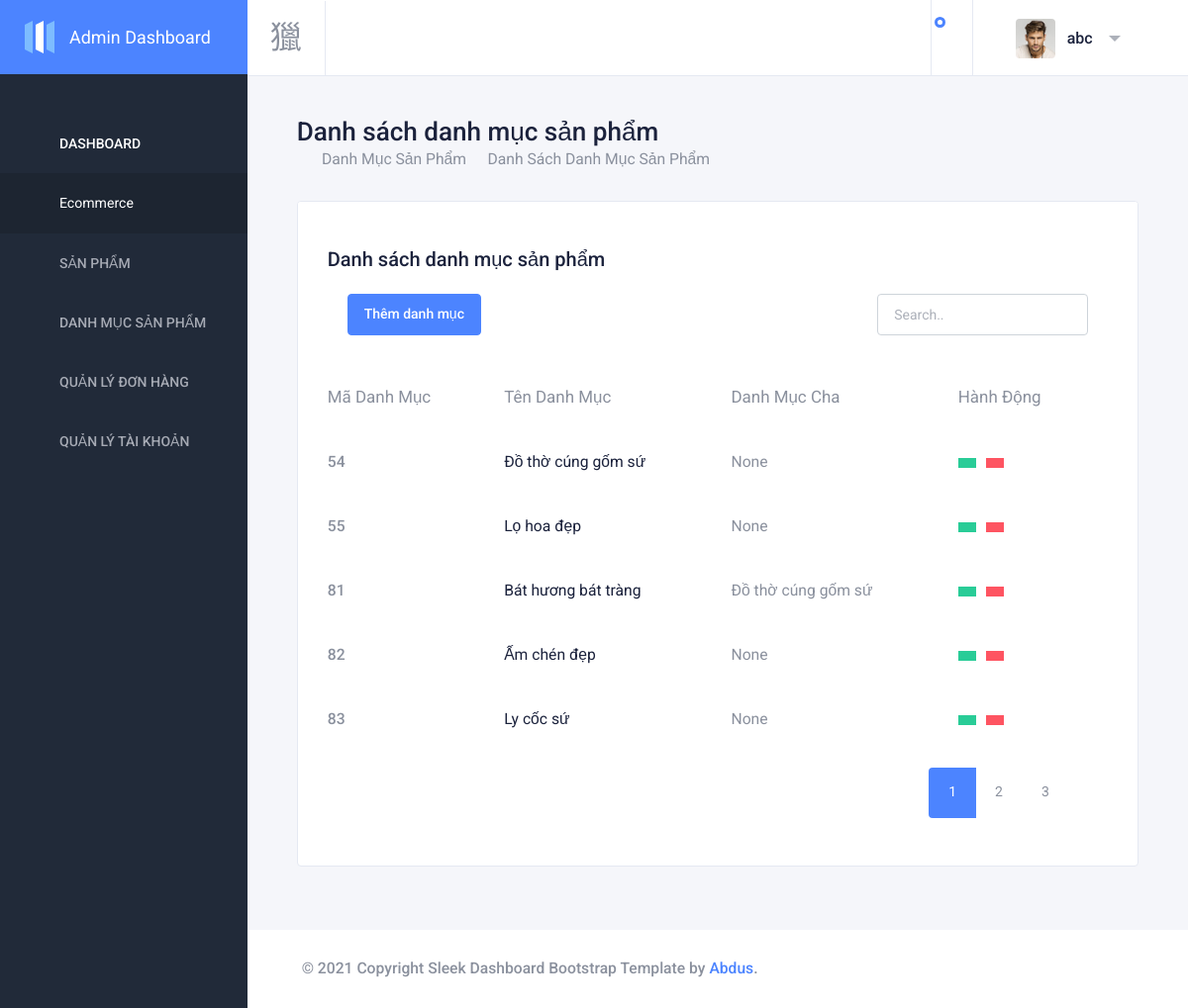
Page /admincategory (signed in) on the committed database.
### tables this page shows
CREATE TABLE `product_category` (
  `cat_id` int(3) NOT NULL,
  `cat_name` varchar(255) NOT NULL,
  `parent_id` int(3) NOT NULL
);

### controllers/BaseController.php (called while the page is built, shortened)
<?php
class BaseController
{
    function render($file, $data = array())
    {
        $view_file =  'views/' . $this->folder . '/' . $file . '.php';
        if (is_file($view_file)) {
            extract($data);
            require_once($view_file);
        } else {
            header('Location: ./NotFoundController');
        }
    }
}

### controllers/AdminCategoryController.php (called while the page is built, shortened)
<?php
require_once('controllers/BaseController.php');
class AdminCategoryController extends BaseController
{
    public function index($name = 'page', $page = 1)
    {
        if ($name == 'page') {
            $catModel = new AdminCategoryModel;
            $data = $catModel->getAllCategory($page, 5);
            $this->render(
                'index',
                $data
            );
        } else {
            header("Location: http://" . $_SERVER['HTTP_HOST'] . "/gomsu_shop/NotFoundController");
        }
    }
}

### core/App.php (called while the page is built, shortened)
<?php
class App
{
    protected $method = 'index';
    public function __construct()
    {
        $url = $this->parseUrl();
        if (isset($url[0])) {
            if (file_exists('controllers/' . $url[0] . 'Controller.php')) {
                unset($url[0]);
            } else {
                $this->controller = "NotFoundController";
            }
        }
        $controllerObject = new $this->controller;
        $this->params = $url ? array_values($url) : [];
        call_user_func_array(array($controllerObject, $this->method), $this->params);
    }
    public function parseUrl()
    {
        if (isset($_GET['url'])) {
            return explode('/', filter_var(rtrim($_GET['url'], '/'), FILTER_SANITIZE_URL));
        }
    }
}

### index.php (called while the page is built, shortened)
<?php
require('./core/App.php');
$router = new App();

### models/AdminModel.php (called while the page is built, shortened)
<?php
require_once 'BaseModel.php';
require_once './core/Database.php';
class AdminModel extends BaseModel
{
    public static function getDataAdmin($adminId)
    {
        $db = new DB;
        $conn = $db->connect();
        $sql = "select name,email,avatar_img from admin where admin_id = '${adminId}'";
        $result = mysqli_query($conn, $sql);
        return mysqli_fetch_array($result);
    }
}

### models/BaseModel.php (called while the page is built, shortened)
<?php
require_once(ROOT . '/core/Database.php');
class BaseModel extends DB
{
    public $conn;
    function __construct()
    {
        $this->conn = $this->connect();
    }
    function all($table, $select = ['*'], $orderBys = [], $limit = 15)
    {
        $columns = implode(',', $select);
        $orderByString = implode(' ', $orderBys);
        if ($orderByString) {
            $sql = "SELECT ${columns} FROM ${table} ORDER BY ${orderByString} LIMIT ${limit}";
        } else {
            $sql = "SELECT ${columns} FROM ${table} LIMIT ${limit}";
        }
        $query = $this->_query($sql);
        $data = [];
        while ($row = mysqli_fetch_assoc($query)) {
            array_push($data, $row);
        }
        return $data;
    }
    public function _query($sql)
    {
        return mysqli_query($this->conn, $sql);
    }
}

### core/Database.php (called while the page is built, shortened)
<?php
class DB
{
    public function connect()
    {
        $this->connect = mysqli_connect(self::HOST, self::USERNAME, self::PASSWORD, self::DB_NAME);
        mysqli_set_charset($this->connect, "utf8");
        if (mysqli_connect_errno() === 0) {
            return $this->connect;
        }
        return false;
    }
}

### models/AdminCategoryModel.php (called while the page is built, shortened)
<?php
require_once 'BaseModel.php';
class AdminCategoryModel extends BaseModel
{
    function getAllCategory($page = 1, $limit = 1000)
    {
        $start_from = ($page - 1) * $limit;
        $sqlLimit = $start_from . ',' . $limit;
        $dataArr = $this->all(self::TABLE, ['*'], [], $sqlLimit);
        $dataArr = array_map(function ($item) {
            $sql = "Select * From product_category Where cat_id = $item[parent_id]";
            $result = $this->_query($sql);
            $result = mysqli_fetch_assoc($result);
            if (!empty($result['cat_name'])) {
                $item['parent_name'] = $result['cat_name'];
            }
            return $item;
        }, $dataArr);
        return $dataArr;
    }
    public static function totalRecords()
    {
        $db = new DB;
        $conn = $db->connect();
        $sql = "SELECT COUNT(*) FROM " . self::TABLE;
        $result = mysqli_query($conn, $sql);
        $row = mysqli_fetch_array($result);
        return $row[0];
    }
}

### views/admin_category/index.php (the view, shortened to what this page needs)
<?php
include_once('views/layouts/admin_header.php');
?>
<div class="content-wrapper">
    <div class="content">
        <div class="breadcrumb-wrapper">
            <h1>Danh sách danh mục sản phẩm</h1>
            <nav aria-label="breadcrumb">
                <ol class="breadcrumb p-0">
                    <li class="breadcrumb-item">
                        Danh mục sản phẩm
                    </li>
                    <li class="breadcrumb-item" aria-current="page">Danh sách danh mục sản phẩm</li>
                </ol>
            </nav>
        </div>
        <div class="row">
            <div class="col-12">
                <div class="card card-table-border-none" id="recent-orders">
                    <div class=" card-header justify-content-between ">
                        <h2>Danh sách danh mục sản phẩm</h2>
                    </div>
                    <div class="row mt-2">
                        <div class="col-8 ">
                            <div style="margin-left: 50px">
                                <a type="button" href="admincategory/add" class="btn btn-primary ml-auto">Thêm danh
                                    mục</a>
                            </div>
                        </div>
                        <div class="col-4">
                            <div style="margin-right: 50px">
                                <input class="form-control" id="myInput" type="text" placeholder="Search..">
                            </div>
                        </div>
                    </div>
                    <div class="card-body pt-0 pb-5">
                        <table class=" table card-table table-responsive table-responsive-large " style="width: 100%">
                            <thead>
                                <tr>
                                    <th>Mã Danh Mục</th>
                                    <th>Tên Danh Mục</th>
                                    <th class=" d-md-table-cell ">
                                        Danh Mục Cha
                                    </th>
                                    <th>Hành Động</th>
                                </tr>
                            </thead>
                            <tbody>
                                <?php foreach ($data as $category) : ?>
                                <tr>
                                    <td><?php echo $category['cat_id'] ?></td>
                                    <td class=" text-dark  d-md-table-cell ">
                                        <?php echo $category['cat_name'] ?>
                                    </td>
                                    <td class=" d-md-table-cell ">
                                        <?php
                                            if ($category['parent_id'] == 0) {
                                                echo "None";
                                            } else {
                                                echo $category['parent_name'];
                                            }
                                            ?>
                                    </td>
                                    <td>
                                        <a type="button" href="admincategory/update/<?php echo $category['cat_id'] ?>"
                                            class="btn btn-success btn-sm rounded-0 button-action button-first"
                                            data-toggle="tooltip" data-placement="top" title=""
                                            data-original-title="Edit">
                                        </a>
                                        <a type="button" data-id="<?php echo $category['cat_id'] ?>"
                                            class="btn btn-danger btn-sm rounded-0 button-action deleteRow"
                                            data-toggle="tooltip" data-placement="top" title=""
                                            data-original-title="Delete" aria-describedby="tooltip84720">
                                        </a>
                                    </td>
                                </tr>
                                <?php endforeach; ?>
                            </tbody>
                        </table>
                        <div class="text-right">
                            <nav aria-label="Page navigation " style="display:inline-block">
                                <?php
                                $page = new Pagination([
                                    'total' => AdminCategoryModel::totalRecords(),
                                    'limit' => 5,
                                    'full' => false,
                                    'querystring' => 'page',
                                    'path' => 'admincategory/index'
                                ]);
                                echo $page->getPagination();
                                ?>
                            </nav>
                        </div>
                    </div>
                </div>
            </div>
        </div>
    </div>
</div>
<?php
include_once('views/layouts/admin_footer.php');
?>

### views/layouts/admin_header.php (shortened to what this page needs)
<?php
include "./models/AdminModel.php";
include_once('Pagination.php');
$dataAdmin = AdminModel::getDataAdmin($_SESSION['admin_id']);
?>
<!DOCTYPE html>
<html lang="en" dir="ltr">
<head>
    <link href="https://cdn.materialdesignicons.com/3.0.39/css/materialdesignicons.min.css" rel="stylesheet" />
    <link id="sleek-css" rel="stylesheet" href="assets/stylesheets/sleek.css" />
</head>
<body class="sidebar-fixed sidebar-dark header-light header-fixed" id="body">
    <div class="wrapper">
        <aside class="left-sidebar bg-sidebar">
            <div id="sidebar" class="sidebar sidebar-with-footer">
                <div class="app-brand">
                    <a href="admin">
                        <span class="brand-name">Admin Dashboard</span>
                    </a>
                </div>
                <div class="sidebar-scrollbar">
                    <ul class="nav sidebar-inner" id="sidebar-menu">
                        <li class="has-sub active expand">
                            <a class="sidenav-item-link" href="javascript:void(0)" data-toggle="collapse"
                                data-target="#dashboard" aria-expanded="false" aria-controls="dashboard">
                                <span class="nav-text">Dashboard</span>
                                <b class="caret"></b>
                            </a>
                            <ul class="collapse show" id="dashboard" data-parent="#sidebar-menu">
                                <div class="sub-menu">
                                    <li class="active">
                                        <a class="sidenav-item-link" href="./admin">
                                            <span class="nav-text">Ecommerce</span>
                                        </a>
                                    </li>
                                </div>
                            </ul>
                        </li>
                        <li class="has-sub">
                            <a class="sidenav-item-link" href="javascript:void(0)" data-toggle="collapse"
                                data-target="#ui-elements" aria-expanded="false" aria-controls="ui-elements">
                                <span class="nav-text">Sản Phẩm</span>
                                <b class="caret"></b>
                            </a>
                        </li>
                        <li class="has-sub">
                            <a class="sidenav-item-link" href="javascript:void(0)" data-toggle="collapse"
                                data-target="#charts" aria-expanded="false" aria-controls="charts">
                                <span class="nav-text">Danh mục sản phẩm</span>
                                <b class="caret"></b>
                            </a>
                        </li>
                        <li class="has-sub">
                            <a class="sidenav-item-link" href="adminorder">
                                <span class="nav-text">Quản lý đơn hàng</span>
                            </a>
                        </li>
                        <li class="has-sub">
                            <a class="sidenav-item-link" href="javascript:void(0)" data-toggle="collapse"
                                data-target="#account" aria-expanded="false" aria-controls="charts">
                                <span class="nav-text">Quản lý tài khoản</span>
                                <b class="caret"></b>
                            </a>
                        </li>
                </div>
                <div class="sidebar-footer">
                    <div class="sidebar-footer-content">
                    </div>
                </div>
            </div>
        </aside>
        <div class="page-wrapper">
            <header class="main-header" id="header">
                <nav class="navbar navbar-static-top navbar-expand-lg">
                    <button id="sidebar-toggler" class="sidebar-toggle">
                    </button>
                    <div class="search-form d-none d-lg-inline-block">
                        <div class="input-group">
                            <button type="button" name="search" id="search-btn" class="btn btn-flat">
                            </button>
                            <input type="text" name="query" id="search-input" class="form-control" autofocus
                                autocomplete="off" />
                        </div>
                    </div>
                    <div class="navbar-right">
                        <ul class="nav navbar-nav">
                            <li class="dropdown notifications-menu">
                                <button class="dropdown-toggle" data-toggle="dropdown">
                                </button>
                            </li>
                            <li class="dropdown user-menu">
                                <button href="#" class="dropdown-toggle nav-link" data-toggle="dropdown">
                                    <img src="upload/images/admin/<?php echo $dataAdmin['avatar_img'] ?>"
                                        class="user-image" alt="User Image" />
                                    <span class="d-none d-lg-inline-block"><?php echo $dataAdmin['name'] ?></span>
                                </button>
                            </li>
                        </ul>
                    </div>
                </nav>
            </header>

### rows in the picture
product_category: cat_id "54", cat_name "Đồ thờ cúng gốm sứ", parent_id "None"
product_category: cat_id "55", cat_name "Lọ hoa đẹp", parent_id "None"
product_category: cat_id "81", cat_name "Bát hương bát tràng", parent_name "Đồ thờ cúng gốm sứ"
product_category: cat_id "82", cat_name "Ấm chén đẹp", parent_id "None"
product_category: cat_id "83", cat_name "Ly cốc sứ", parent_id "None"

### other values in the picture
$dataAdmin['name'] "abc"
